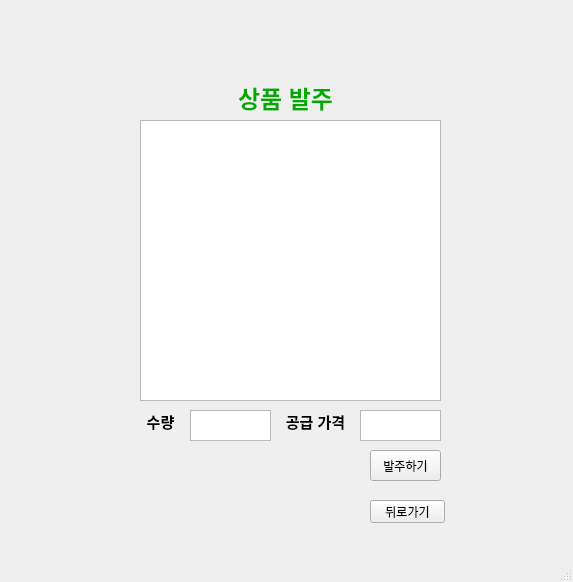
<?xml version="1.0" encoding="UTF-8"?>
<ui version="4.0">
 <class>MainWindow</class>
 <widget class="QMainWindow" name="MainWindow">
  <property name="geometry">
   <rect>
    <x>0</x>
    <y>0</y>
    <width>573</width>
    <height>582</height>
   </rect>
  </property>
  <property name="windowTitle">
   <string>MainWindow</string>
  </property>
  <widget class="QWidget" name="centralwidget">
   <widget class="QListWidget" name="listWidget">
    <property name="geometry">
     <rect>
      <x>140</x>
      <y>120</y>
      <width>301</width>
      <height>281</height>
     </rect>
    </property>
   </widget>
   <widget class="QLabel" name="label">
    <property name="geometry">
     <rect>
      <x>160</x>
      <y>80</y>
      <width>251</width>
      <height>31</height>
     </rect>
    </property>
    <property name="text">
     <string>&lt;html&gt;&lt;head/&gt;&lt;body&gt;&lt;p align=&quot;center&quot;&gt;&lt;span style=&quot; font-size:18pt; font-weight:600; color:#00aa00;&quot;&gt;상품 발주&lt;/span&gt;&lt;/p&gt;&lt;/body&gt;&lt;/html&gt;</string>
    </property>
   </widget>
   <widget class="QLabel" name="imagelabel">
    <property name="geometry">
     <rect>
      <x>180</x>
      <y>30</y>
      <width>211</width>
      <height>51</height>
     </rect>
    </property>
    <property name="text">
     <string/>
    </property>
   </widget>
   <widget class="QPushButton" name="pushButton_2">
    <property name="geometry">
     <rect>
      <x>370</x>
      <y>450</y>
      <width>71</width>
      <height>31</height>
     </rect>
    </property>
    <property name="text">
     <string>발주하기</string>
    </property>
   </widget>
   <widget class="QLabel" name="label_2">
    <property name="geometry">
     <rect>
      <x>130</x>
      <y>410</y>
      <width>61</width>
      <height>21</height>
     </rect>
    </property>
    <property name="text">
     <string>&lt;html&gt;&lt;head/&gt;&lt;body&gt;&lt;p align=&quot;center&quot;&gt;&lt;span style=&quot; font-size:11pt; font-weight:600;&quot;&gt;수량&lt;/span&gt;&lt;/p&gt;&lt;/body&gt;&lt;/html&gt;</string>
    </property>
   </widget>
   <widget class="QTextEdit" name="textEdit">
    <property name="geometry">
     <rect>
      <x>190</x>
      <y>410</y>
      <width>81</width>
      <height>31</height>
     </rect>
    </property>
   </widget>
   <widget class="QLabel" name="label_3">
    <property name="geometry">
     <rect>
      <x>280</x>
      <y>410</y>
      <width>71</width>
      <height>21</height>
     </rect>
    </property>
    <property name="text">
     <string>&lt;html&gt;&lt;head/&gt;&lt;body&gt;&lt;p align=&quot;center&quot;&gt;&lt;span style=&quot; font-size:11pt; font-weight:600;&quot;&gt;공급 가격&lt;/span&gt;&lt;/p&gt;&lt;/body&gt;&lt;/html&gt;</string>
    </property>
   </widget>
   <widget class="QTextEdit" name="textEdit_2">
    <property name="geometry">
     <rect>
      <x>360</x>
      <y>410</y>
      <width>81</width>
      <height>31</height>
     </rect>
    </property>
   </widget>
   <widget class="QPushButton" name="pushButton">
    <property name="geometry">
     <rect>
      <x>370</x>
      <y>500</y>
      <width>75</width>
      <height>23</height>
     </rect>
    </property>
    <property name="text">
     <string>뒤로가기</string>
    </property>
   </widget>
  </widget>
  <widget class="QMenuBar" name="menubar">
   <property name="geometry">
    <rect>
     <x>0</x>
     <y>0</y>
     <width>573</width>
     <height>21</height>
    </rect>
   </property>
  </widget>
  <widget class="QStatusBar" name="statusbar"/>
 </widget>
 <resources/>
 <connections/>
</ui>
